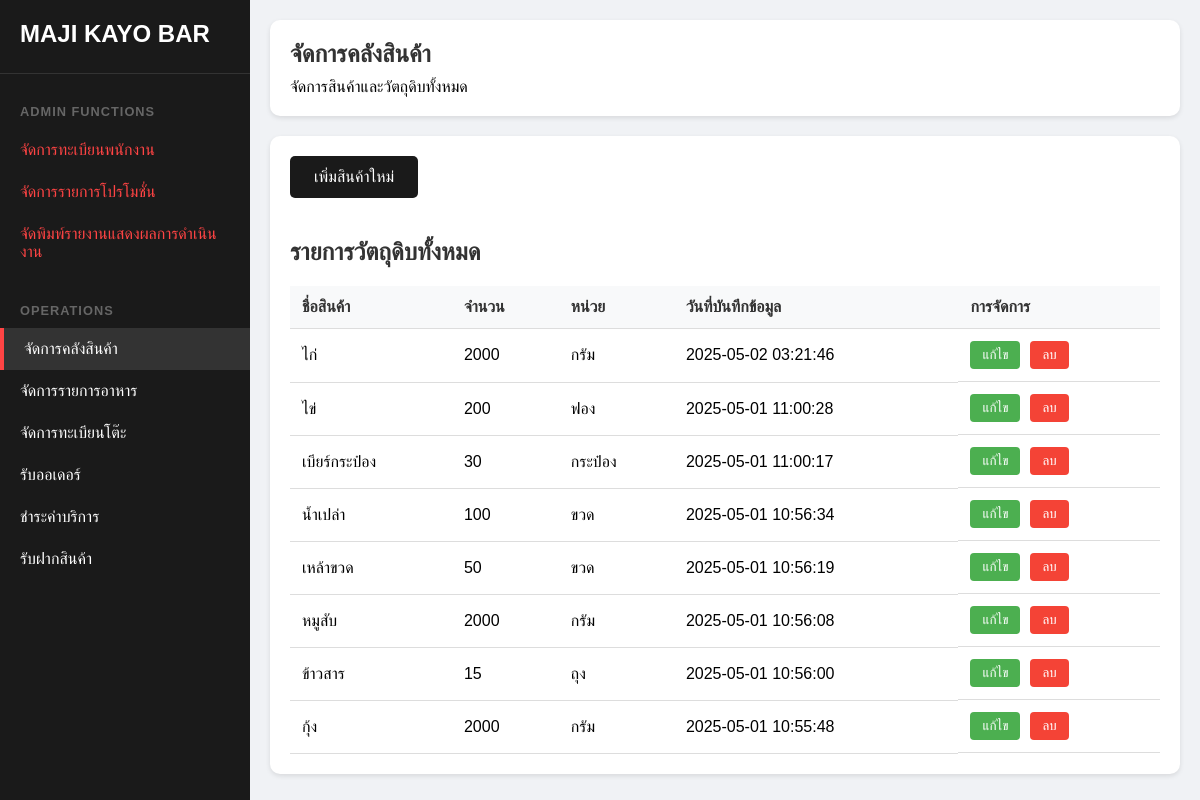
Page /inventory on the committed database.
### tables this page shows
CREATE TABLE inventory (
            id INTEGER PRIMARY KEY,
            item_name TEXT,
            quantity INTEGER,
            unit TEXT,
            created_at TIMESTAMP DEFAULT CURRENT_TIMESTAMP
        );

### app.py (the view)
@app.route('/inventory')
def inventory():
    try:
        conn = get_db_connection()
        items = conn.execute('SELECT * FROM inventory ORDER BY created_at DESC').fetchall()
        return render_template('inventory.html', items=items)
    except Exception as e:
        print(f"Error fetching inventory: {str(e)}")
        return render_template('inventory.html', items=[])
    finally:
        if 'conn' in locals():
            conn.close()

### app.py (called while the page is built)
def get_db_connection():
    try:
        conn = sqlite3.connect('majikayobar.db')
        conn.row_factory = sqlite3.Row
        return conn
    except Exception as e:
        print(f"Database connection error: {str(e)}")
        raise

### templates/inventory.html (shortened to what this page needs)
<!DOCTYPE html>
<html lang="th">
<head>
</head>
<body>
    <div class="sidebar">
        <div class="sidebar-header">
            <h1>MAJI KAYO BAR</h1>
        </div>
        <div class="nav-section">
            <h3>Admin Functions</h3>
            <a href="{{ url_for('employee_register') }}" class="nav-item admin-only">
                จัดการทะเบียนพนักงาน
            </a>
            <a href="{{ url_for('promotion_list') }}" class="nav-item admin-only">
                จัดการรายการโปรโมชั่น
            </a>
            <a href="{{ url_for('performance_report') }}" class="nav-item admin-only">
                จัดพิมพ์รายงานแสดงผลการดำเนินงาน
            </a>
        </div>
        <div class="nav-section">
            <h3>Operations</h3>
            <a href="{{ url_for('inventory') }}" class="nav-item active">
                จัดการคลังสินค้า
            </a>
            <a href="{{ url_for('food_list') }}" class="nav-item">
                จัดการรายการอาหาร
            </a>
            <a href="{{ url_for('table_register') }}" class="nav-item">
                จัดการทะเบียนโต๊ะ
            </a>
            <a href="{{ url_for('receive_order') }}" class="nav-item">
                รับออเดอร์
            </a>
            <a href="{{ url_for('pay_service') }}" class="nav-item">
                ชำระค่าบริการ
            </a>
            <a href="{{ url_for('store_goods') }}" class="nav-item">
                รับฝากสินค้า
            </a>
        </div>
    </div>
    <div class="main-content">
        <div class="content-header">
            <h2>จัดการคลังสินค้า</h2>
            <p>จัดการสินค้าและวัตถุดิบทั้งหมด</p>
        </div>
        <div class="content-body">
            <button class="btn" onclick="openInventoryModal()">เพิ่มสินค้าใหม่</button>
            <div class="inventory-list">
                <h2>รายการวัตถุดิบทั้งหมด</h2>
                <table>
                    <thead>
                        <tr>
                            <th>ชื่อสินค้า</th>
                            <th>จำนวน</th>
                            <th>หน่วย</th>
                            <th>วันที่บันทึกข้อมูล</th>
                            <th>การจัดการ</th>
                        </tr>
                    </thead>
                    <tbody>
                        {% for item in items %}
                        <tr data-id="{{ item.id }}">
                            <td>{{ item.item_name }}</td>
                            <td>{{ item.quantity }}</td>
                            <td>{{ item.unit }}</td>
                            <td>{{ item.created_at }}</td>
                            <td class="actions">
                                <button class="edit-btn" onclick="editItem({{ item.id }}, '{{ item.item_name }}', {{ item.quantity }}, '{{ item.unit }}')">แก้ไข</button>
                                <button class="delete-btn" onclick="deleteItem({{ item.id }})">ลบ</button>
                            </td>
                        </tr>
                        {% endfor %}
                    </tbody>
                </table>
            </div>
        </div>
    </div>
</body>
</html>

### templates/inventory.html (style rules this page uses)
* { margin: 0; padding: 0; box-sizing: border-box; font-family: Arial, sans-serif; }
body { background-color: #f0f2f5; display: flex; min-height: 100vh; }
.sidebar { width: 250px; background-color: #1a1a1a; color: white; padding: 20px 0; position: fixed; height: 100vh; overflow-y: auto; }
.sidebar-header { padding: 0 20px 20px 20px; border-bottom: 1px solid #333; margin-bottom: 20px; }
.sidebar-header h1 { font-size: 1.5em; margin-bottom: 5px; }
.nav-section { margin-bottom: 20px; }
.nav-section h3 { padding: 10px 20px; color: #666; font-size: 0.8em; text-transform: uppercase; letter-spacing: 1px; }
.nav-item { padding: 12px 20px; display: flex; align-items: center; color: #fff; text-decoration: none; transition: background-color 0.3s; cursor: pointer; }
.nav-item.active { background-color: #333; border-left: 4px solid #ff4444; }
.admin-only { color: #ff4444; }
.main-content { margin-left: 250px; flex: 1; padding: 20px; }
.content-header { background-color: white; padding: 20px; border-radius: 10px; box-shadow: 0 2px 5px rgba(0,0,0,0.1); margin-bottom: 20px; }
.content-header h2 { color: #333; margin-bottom: 10px; }
.content-body { background-color: white; padding: 20px; border-radius: 10px; box-shadow: 0 2px 5px rgba(0,0,0,0.1); }
.btn { background: #1a1a1a; color: white; padding: 12px 24px; border: none; border-radius: 5px; font-size: 1em; cursor: pointer; transition: background 0.3s ease; }
table { width: 100%; border-collapse: collapse; margin-top: 20px; }
th, td { padding: 12px; text-align: left; border-bottom: 1px solid #ddd; }
th { background-color: #f8f9fa; color: #333; }
.actions { display: flex; gap: 10px; }
.edit-btn, .delete-btn { padding: 6px 12px; border: none; border-radius: 4px; cursor: pointer; }
.edit-btn { background: #4CAF50; color: white; }
.delete-btn { background: #f44336; color: white; }
.inventory-list { margin-top: 40px; }
.inventory-list h2 { margin-bottom: 20px; color: #333; }

### rows in the picture
inventory: item_name "ไก่", quantity "2000", unit "กรัม", created_at "2025-05-02 03:21:46"
inventory: item_name "ไข่", quantity "200", unit "ฟอง", created_at "2025-05-01 11:00:28"
inventory: item_name "เบียร์กระป๋อง", quantity "30", unit "กระป๋อง", created_at "2025-05-01 11:00:17"
inventory: item_name "น้ำเปล่า", quantity "100", unit "ขวด", created_at "2025-05-01 10:56:34"
inventory: item_name "เหล้าขวด", quantity "50", unit "ขวด", created_at "2025-05-01 10:56:19"
inventory: item_name "หมูสับ", quantity "2000", unit "กรัม", created_at "2025-05-01 10:56:08"
inventory: item_name "ข้าวสาร", quantity "15", unit "ถุง", created_at "2025-05-01 10:56:00"
inventory: item_name "กุ้ง", quantity "2000", unit "กรัม", created_at "2025-05-01 10:55:48"
